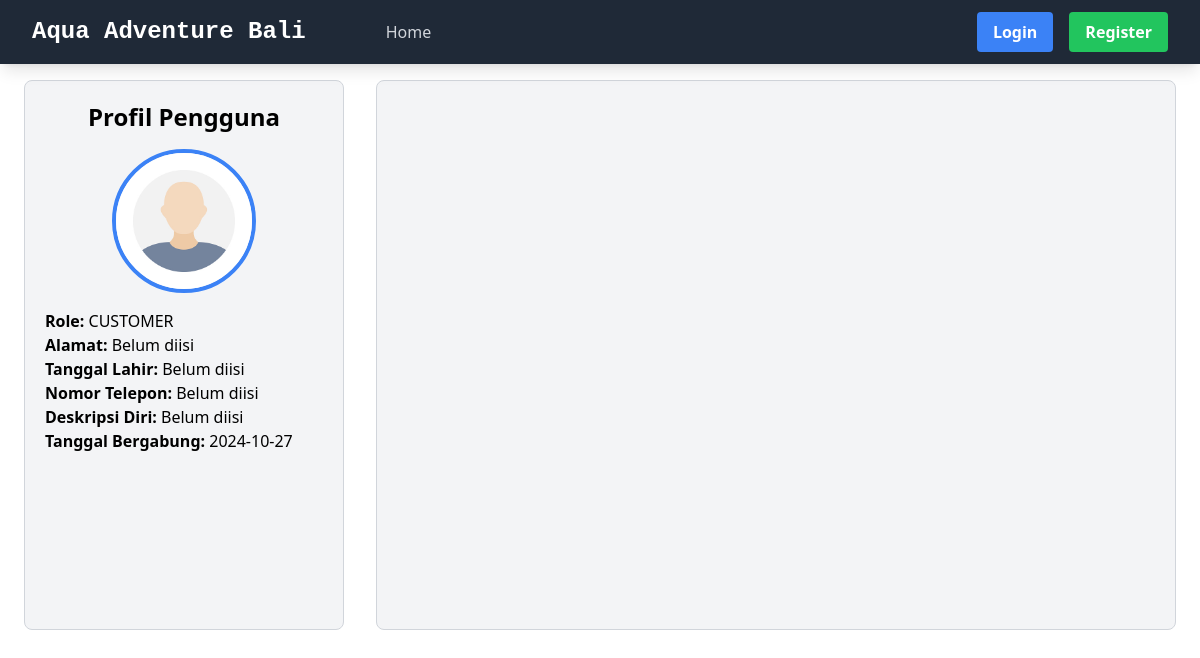
Page /user_discussion/2/ on the committed database.
### main/models.py (models this page shows, shortened)
class UserProfile(models.Model):
    user = models.OneToOneField(User, related_name="profile", on_delete=models.CASCADE)
    roles = (
        ('CUSTOMER', 'Customer'),
        ('ADMIN', 'Admin'),
    )
    role = models.CharField(max_length=10, choices=roles, default='CUSTOMER')
    profile_picture = models.ImageField(upload_to='profile_pictures/', blank=True, null=True, default='static/ikon_botak/foto_ikon.jpg')
    alamat = models.TextField(blank=True, null=True)  # Alamat opsional
    birthdate = models.DateField(null=True, blank=True)  # Tanggal lahir opsional
    phone_number = models.CharField(max_length=15, null=True, blank=True)  # Nomor telepon opsional
    bio = models.TextField(null=True, blank=True)  # Deskripsi diri opsional
    date_joined = models.DateTimeField(auto_now_add=True)

### main/views.py (the view)
# urls.py: path('user_discussion/<int:user_id>/', show_user_discussion, name="show_user_discussion"),
def show_user_discussion(request, user_id):
    user = request.user
    user_requested = get_object_or_404(User, pk=user_id)
    profile = UserProfile.objects.get(user_id=user_id)
    context = {
       'profile': profile,
        'user_requested': user_requested,
        'user': user,
    }
    return render(request, 'user_discussion.html', context)

### main/templates/user_discussion.html (shortened to what this page needs)
{% extends 'base.html' %}
{% load static %}
{% block content %}
{% include "navbar.html" %}
<div class="p-5 pt-20 flex flex-col md:flex-row justify-center md:justify-center gap-8 mx-auto">
    <div class="w-full md:w-2/4 max-w-xs p-5 border border-gray-300 rounded-lg bg-gray-100 h-[550px] shrink-0 grow overflow-y-auto">
        <h1 class="text-2xl font-bold text-center">Profil Pengguna</h1>
        <div class="text-center mt-4">
            {% if profile.profile_picture %}
                <img src="{{ profile.profile_picture.url }}" alt="{{ profile.user_requested.username }}'s Profile Picture" class="w-36 h-36 rounded-full border-4 border-blue-500 mx-auto">
            {% else %}
                <i class="fas fa-user-circle text-blue-500 text-9xl"></i>
            {% endif %}
        </div>
        <p><strong>Role:</strong> {{ profile.role }}</p>
        <p><strong>Alamat:</strong> {{ profile.alamat|default:"Belum diisi" }}</p>
        <p><strong>Tanggal Lahir:</strong> {{ profile.birthdate|date:"Y-m-d"|default:"Belum diisi" }}</p>
        <p><strong>Nomor Telepon:</strong> {{ profile.phone_number|default:"Belum diisi" }}</p>
        <p class="break-words"><strong>Deskripsi Diri:</strong> {{ profile.bio|default:"Belum diisi" }}</p>
        <p><strong>Tanggal Bergabung:</strong> {{ profile.date_joined|date:"Y-m-d" }}</p>
    </div>
    <div id="discussionContent" class="min-w-[500px] max-w-[800px] md:w-3/4 flex flex-col gap-4 p-5 border border-gray-300 rounded-lg bg-gray-100 overflow-y-auto">
    </div>
</div>
{% endblock content %}

### rows in the picture
UserProfile: profile_picture (picture), role "CUSTOMER", alamat "Belum diisi", birthdate "Belum diisi", phone_number "Belum diisi", bio "Belum diisi", date_joined "2024-10-27"
